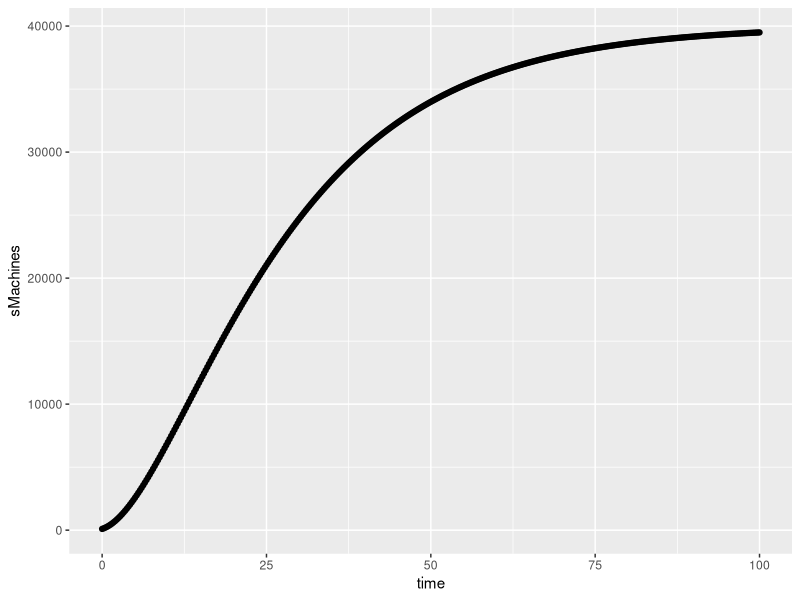

This figure's R source:
library(deSolve)
library(tibble)
library(purrr)
library(glue)
library(dplyr)
library(ggplot2)

START<-0;FINISH<-100;STEP<-0.25
simtime<-seq(START,FINISH,by=STEP)
stocks<-c(sMachines=100)
auxs<-c(aDepFraction=0.1,aLabour=100,aReinvestFraction=0.20)

model<-function(time,stocks,auxs){
  with(as.list(c(stocks,auxs)),{
    aEconomicOutput<-aLabour*sqrt(sMachines)
    fInvestment<-aEconomicOutput *aReinvestFraction
    fDiscards<-sMachines *aDepFraction
    dM_dt<-fInvestment -fDiscards
    return(list(c(dM_dt),
                Investment=fInvestment,Discards=fDiscards,EconomicOutput=aEconomicOutput))
  })
}

o<-data.frame(ode(y=stocks,times=simtime, func = model,parms=auxs,method="euler"))

as_tibble(o)

p1 <- ggplot(o,aes(x=time,y=sMachines)) + 
  geom_point()+
  geom_line()

p1
